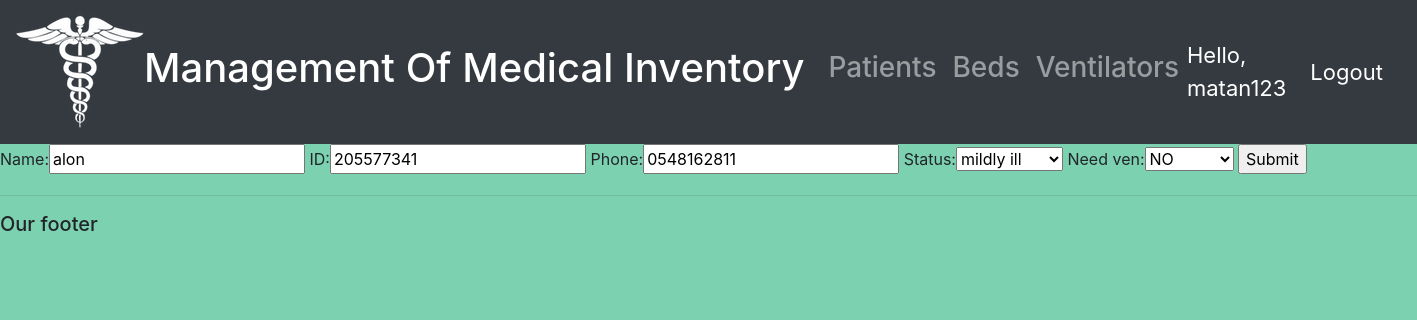
The page /update_patient/205577341 (signed in) on the database its author committed.
### accounts/models.py (models this page shows, shortened)
class Patient (models.Model):
    STATUS=(
            ('mildly ill','mildly ill'),
            ('medium ill' ,'medium ill'),
            ('seriously ill','seriously ill'),
            ('dying','dying'),
            )
    VEN=(
        ('YES','YES'),
        ('NO','NO'),
    )
    DEP=(
        ('Corona','Corona'),
        ('ENP','ENP'),
        ('Heart', 'Heart'),
        ('Emergency room', 'Emergency room'),
    )
    name=models.CharField(max_length=200,null=True)
    ID=models.CharField(max_length=200,null=True)
    phone=models.CharField(max_length=200,null=True)
    status=models.CharField(max_length=200,null=True,choices=STATUS)
    need_ven=models.CharField(max_length=200,null=True,choices=VEN)
    date_created=models.DateTimeField(auto_now_add=True,null=True)
    objects=models.Manager()

### accounts/decorators.py (the view)
        def wrapper_func(request, *args, **kwargs):
            group = None
            if request.user.groups.exists():
                group = request.user.groups.all()[0].name
            if group in allowed_roles:
                return view_func(request, *args, **kwargs)
            else:
                return HttpResponse('You are not authorized to view this page')

### accounts/forms.py
class PatientForm(ModelForm):
    class Meta:
        model = Patient
        fields = '__all__'

### accounts/views.py (called while the page is built)
@login_required(login_url='login')
@allowed_users(allowed_roles=['manger', 'help_desk'])
def updatePatient(request,pk):
    patient = Patient.objects.get(id=pk)
    form = PatientForm(instance=patient)
    if request.method=='POST':
        form=PatientForm(request.POST,instance=patient)
        if form.is_valid():
            form.save()
            return redirect('/')
    context={'form':form}
    return render(request,'accounts/patients_form.html',context)

### accounts/templates/accounts/patients_form.html (shortened to what this page needs)
{% extends 'accounts/main.html' %}
{% load static %}
{% block content %}
<form action="" method="POST">
    {{form}}
    <input type="submit" name="Submit">
</form>
{%endblock%}

### accounts/templates/accounts/navbar.html (shortened to what this page needs)
{% load static %}
<nav class="navbar navbar-expand-lg navbar-dark bg-dark">
  <img src="{% static 'images/img1.png'%}">
  <a class="navbar-brand" href="{% url 'home' %}">  <h1> Management Of Medical Inventory </h1> </a>
  <div class="collapse navbar-collapse" id="navbarNav">
    <ul class="navbar-nav">
      {% if request.user.is_staff %}
      <li class="nav-item">
        <a class="nav-link" href="{% url 'patients' %}"> <h3> Patients</h3> </a>
      </li>
      <li class="nav-item">
        <a class="nav-link" href="{% url 'beds' %}"> <h3> Beds </h3></a>
      </li>
      <li class="nav-item">
        <a class="nav-link" href="{% url 'ventilators' %}"> <h3>Ventilators</h3></a>
      </li>
      {% endif %}
    </ul>
  </div>
  <span class="hello-msg">Hello, {{request.user}}</span>
  <span><a class="hello-msg" href="{% url 'logout' %}">Logout</a> </span>
</nav>

### static/css/main.css (style rules this page uses)
body { background-color: #7CD1B0; }

### accounts/templates/accounts/navbar.html (style rules this page uses)
.hello-msg { font-size: 22px; color: #fff; margin-right: 24px; }

### rows shown on the page
Patient: name "alon", phone "0548162811", status "mildly ill", need_ven "NO"

### other values the page prints
{{ request.user }} "matan123"
